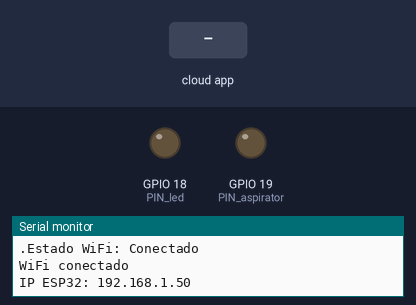
Simulated run of this sketch. Board: ESP32. Shown: output pins drawn as LEDs (lit = HIGH), the last lines printed to the serial monitor. The inputs (shaded band) are chosen by the test bench. WiFi joins after 1.5 s; servers stay silent unless stated; the ROS host is connected and sends only what is stated.

Above: at 3.7 s.
3.8 s: the phone or cloud app sets status to 1
At 5.0 s:
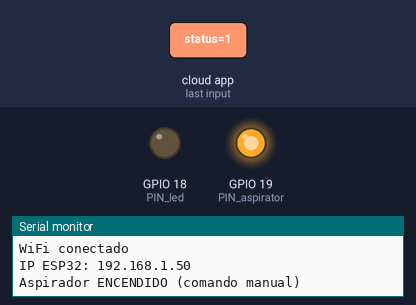
5.3 s: the phone or cloud app sets led to 1
At 6.4 s:
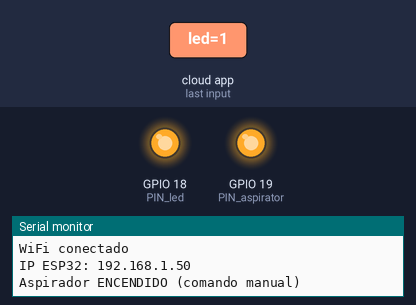
6.8 s: the phone or cloud app sets status to 0
At 7.6 s:
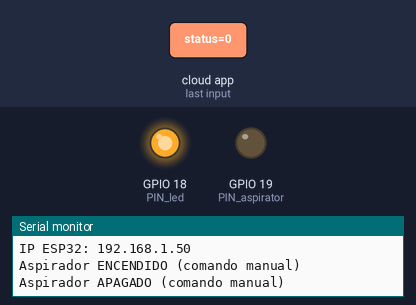
8.3 s: the phone or cloud app sets led to 0
At 8.7 s:
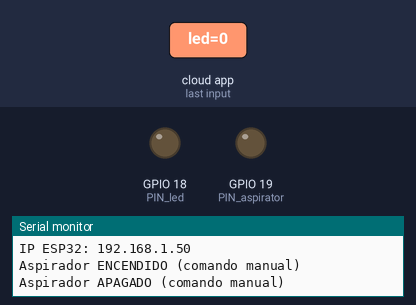
Timing chart, 0 to 10.8 s (numbered marks = the images above; inputs shaded):
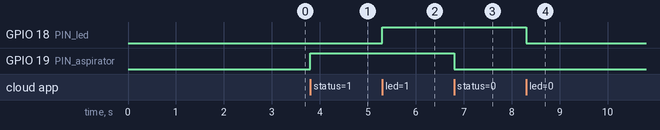

Measured:
- after the input at 3.8 s, GPIO 19 (PIN_aspirator): LOW → HIGH at once
- after the input at 5.3 s, GPIO 18 (PIN_led): LOW → HIGH at once
- after the input at 6.8 s, GPIO 19 (PIN_aspirator): HIGH → LOW at once
- after the input at 8.3 s, GPIO 18 (PIN_led): HIGH → LOW at once

The sketch:

esp32_wifi.ino
```cpp
#define ROSSERIAL_ARDUINO_TCP
#include <ros.h>
#include <WiFi.h>
#include <std_msgs/String.h>
#include <std_msgs/Bool.h>

// --- CONFIGURACIÓN DE LA RED WIFI Y DEL NODO ROS ---

const char* ssid = "FX2000-986C";
const char* password = "af764128";


IPAddress server(192, 168, 1, 69);// IP nodo ROS PC mio69
const uint16_t serverPort = 11411;// Puerto donde rosserial_tcp escucha (NO debe ser 11311)

// IP estática para ESP32
IPAddress local_IP(192, 168, 1, 100);
IPAddress gateway(192, 168, 1, 1);
IPAddress subnet(255, 255, 255, 0);
IPAddress primaryDNS(8,8,8,8);
IPAddress secondaryDNS(8,8,4,4);

// --- OBJETOS ROS ---

ArduinoHardware hardware;
ros::NodeHandle nh;

std_msgs::String aspirator_msg;
std_msgs::String led_msg;

ros::Publisher aspirator("estado_aspirador", &aspirator_msg);
ros::Publisher led("estado_led", &led_msg);

// --- ESTADOS ---

bool estado_pin_cmd = false;   // comando manual directo al pin (topic aspirator/status)
bool estado_led = false;

bool posicion_ok = false;
bool sangre_ok = false;

// Estado real del aspirador
bool aspirador_activo = false;

// Histéresis temporal para apagar
unsigned long t_sangre_off_inicio = 0;
const unsigned long OFF_DELAY_MS = 500;

// Pines
const int PIN_aspirator = 19;
const int PIN_led = 18;

unsigned long last_state_pub = 0;
const unsigned long STATE_PUB_PERIOD_MS = 200;

// =====================================================
// PUBLICAR ESTADO REAL DEL ASPIRADOR
// =====================================================
void publishAspiratorState() {
  if (aspirador_activo) {
    aspirator_msg.data = "Encendido";
  } else {
    aspirator_msg.data = "Apagado";
  }
  aspirator.publish(&aspirator_msg);
}

// =====================================================
// CONTROL AUTOMÁTICO DEL ASPIRADOR
// =====================================================
void updateAspirator() {
  unsigned long now = millis();

  // -------------------------------------------------
  // 1) Si está APAGADO:
  //    solo se enciende cuando hay sangre y posición
  // -------------------------------------------------
  if (!aspirador_activo) {
    if (sangre_ok && posicion_ok) {
      aspirador_activo = true;
      t_sangre_off_inicio = 0;

      digitalWrite(PIN_aspirator, HIGH);
      Serial.println("Aspirador ENCENDIDO (sangre_ok && posicion_ok)");
      publishAspiratorState();
    } else {
      digitalWrite(PIN_aspirator, LOW);
    }
    return;
  }

  // -------------------------------------------------
  // 2) Si está ENCENDIDO:
  //    NO usamos posicion_ok para apagar
  //    solo sangre_ok con retardo temporal
  // -------------------------------------------------
  if (!sangre_ok) {
    if (t_sangre_off_inicio == 0) {
      t_sangre_off_inicio = now;
    }

    if (now - t_sangre_off_inicio >= OFF_DELAY_MS) {
      aspirador_activo = false;
      t_sangre_off_inicio = 0;

      digitalWrite(PIN_aspirator, LOW);
      Serial.println("Aspirador APAGADO (sangre_ok false mantenido)");
      publishAspiratorState();
    }
  } else {
    // Sigue habiendo sangre, mantenemos activo
    t_sangre_off_inicio = 0;
    digitalWrite(PIN_aspirator, HIGH);
  }
}

// =====================================================
// CALLBACK MANUAL DIRECTO DEL ASPIRADOR
// OJO: esto actúa como comando manual directo.
// Si lo usas, puede interferir con el modo automático.
// =====================================================
void estadoCallback(const std_msgs::Bool &msg) {
  estado_pin_cmd = msg.data;

  aspirador_activo = estado_pin_cmd;
  t_sangre_off_inicio = 0;

  digitalWrite(PIN_aspirator, aspirador_activo ? HIGH : LOW);

  if (aspirador_activo) {
    Serial.println("Aspirador ENCENDIDO (comando manual)");
  } else {
    Serial.println("Aspirador APAGADO (comando manual)");
  }

  publishAspiratorState();
}

// =====================================================
// CALLBACK LED
// =====================================================
void ledCallback(const std_msgs::Bool &msg) {
  estado_led = msg.data;
  digitalWrite(PIN_led, estado_led ? HIGH : LOW);

  if (estado_led) {
    led_msg.data = "LED encendido";
  } else {
    led_msg.data = "LED apagado";
  }

  led.publish(&led_msg);
}

// =====================================================
// CALLBACKS AUTOMÁTICOS
// =====================================================
void sangreOkCallback(const std_msgs::Bool &msg) {
  sangre_ok = msg.data;
  updateAspirator();
}

void posicionOkCallback(const std_msgs::Bool &msg) {
  posicion_ok = msg.data;
  updateAspirator();
}

// =====================================================
// SUSCRIPTORES
// =====================================================
ros::Subscriber<std_msgs::Bool> estado_sub("aspirator/status", estadoCallback);
ros::Subscriber<std_msgs::Bool> led_sub("aspirator/led", ledCallback);
ros::Subscriber<std_msgs::Bool> sangre_sub("/bleending/sangre_ok", sangreOkCallback);
ros::Subscriber<std_msgs::Bool> posicion_sub("posicion_ok", posicionOkCallback);

// =====================================================
// ESTADO WIFI
// =====================================================
void printWiFiStatus() {
  wl_status_t status = WiFi.status();
  Serial.print("Estado WiFi: ");
  switch (status) {
    case WL_NO_SHIELD: Serial.println("No hay hardware WiFi"); break;
    case WL_IDLE_STATUS: Serial.println("Idle, no está conectado"); break;
    case WL_NO_SSID_AVAIL: Serial.println("SSID no disponible"); break;
    case WL_SCAN_COMPLETED: Serial.println("Escaneo completado"); break;
    case WL_CONNECTED: Serial.println("Conectado"); break;
    case WL_CONNECT_FAILED: Serial.println("Fallo de conexión"); break;
    case WL_CONNECTION_LOST: Serial.println("Conexión perdida"); break;
    default: Serial.println("Estado desconocido"); break;
  }
}

// =====================================================
// SETUP
// =====================================================
void setup() {
  Serial.begin(115200);

  pinMode(PIN_aspirator, OUTPUT);
  digitalWrite(PIN_aspirator, LOW);

  pinMode(PIN_led, OUTPUT);
  digitalWrite(PIN_led, LOW);

  Serial.println("Configurando IP estática...");

  WiFi.mode(WIFI_STA);
  WiFi.disconnect(true);
  delay(1000);

  if (!WiFi.config(local_IP, gateway, subnet, primaryDNS, secondaryDNS)) {
    Serial.println("Error al configurar IP estática");
  } else {
    Serial.println("IP estática configurada");
  }

  WiFi.begin(ssid, password);

  unsigned long startTime = millis();
  const unsigned long timeout = 20000;

  while (WiFi.status() != WL_CONNECTED && millis() - startTime < timeout) {
    delay(500);
    Serial.print(".");
    printWiFiStatus();
  }

  if (WiFi.status() == WL_CONNECTED) {
    Serial.println("\nWiFi conectado");
    Serial.print("IP ESP32: ");
    Serial.println(WiFi.localIP());

    nh.getHardware()->setConnection(server, serverPort);
    nh.initNode();

    nh.advertise(aspirator);
    nh.advertise(led);

    nh.subscribe(estado_sub);
    nh.subscribe(led_sub);
    nh.subscribe(sangre_sub);
    nh.subscribe(posicion_sub);

    // Publicar estado inicial
    publishAspiratorState();

  } else {
    Serial.println("\nNo se pudo conectar a WiFi");
  }
}

// =====================================================
// LOOP
// =====================================================
void loop() {
  if (!nh.connected()) {
    Serial.println("No conectado al nodo ROS");
  }

  nh.spinOnce();

  unsigned long now = millis();
  if (nh.connected() && (now - last_state_pub >= STATE_PUB_PERIOD_MS)) {
    publishAspiratorState();
    last_state_pub = now;
  }

  // IMPORTANTE:
  // 1000 ms era demasiado lento para esta aplicación.
  // 10 ms permite reaccionar bien sin saturar.
  delay(10);
}
```
